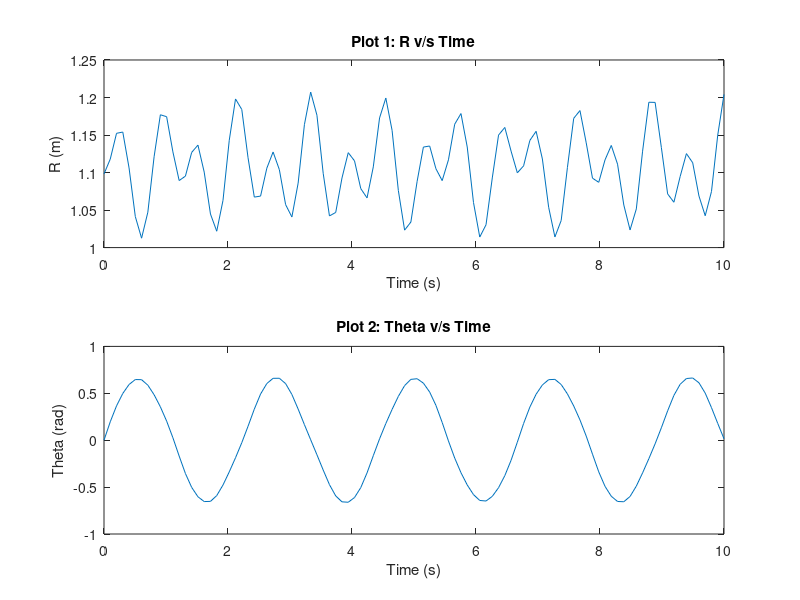

This figure's MATLAB source:
timeinterval=linspace(0,10);
initialState=[1.0981 0 0 2];
odefun=@(T,x) [x(2); -100.*(x(1)-1)+9.81.*cos(x(3))+x(1).*x(4).*x(4); x(4)
; -2.*x(4).*x(2)./x(1)-9.81.*sin(x(3))./x(1)];

[time, stateMatrix]= ode45(odefun, timeinterval,initialState);

r=stateMatrix(:,1);
theta=stateMatrix(:,3);
subplot(2,1,1);
plot(time, r);
title('Plot 1: R v/s Time')
xlabel('Time (s)')
ylabel('R (m)') 
subplot(2,1,2)
plot(time, theta);
title('Plot 2: Theta v/s Time')
xlabel('Time (s)')
ylabel('Theta (rad)') 
